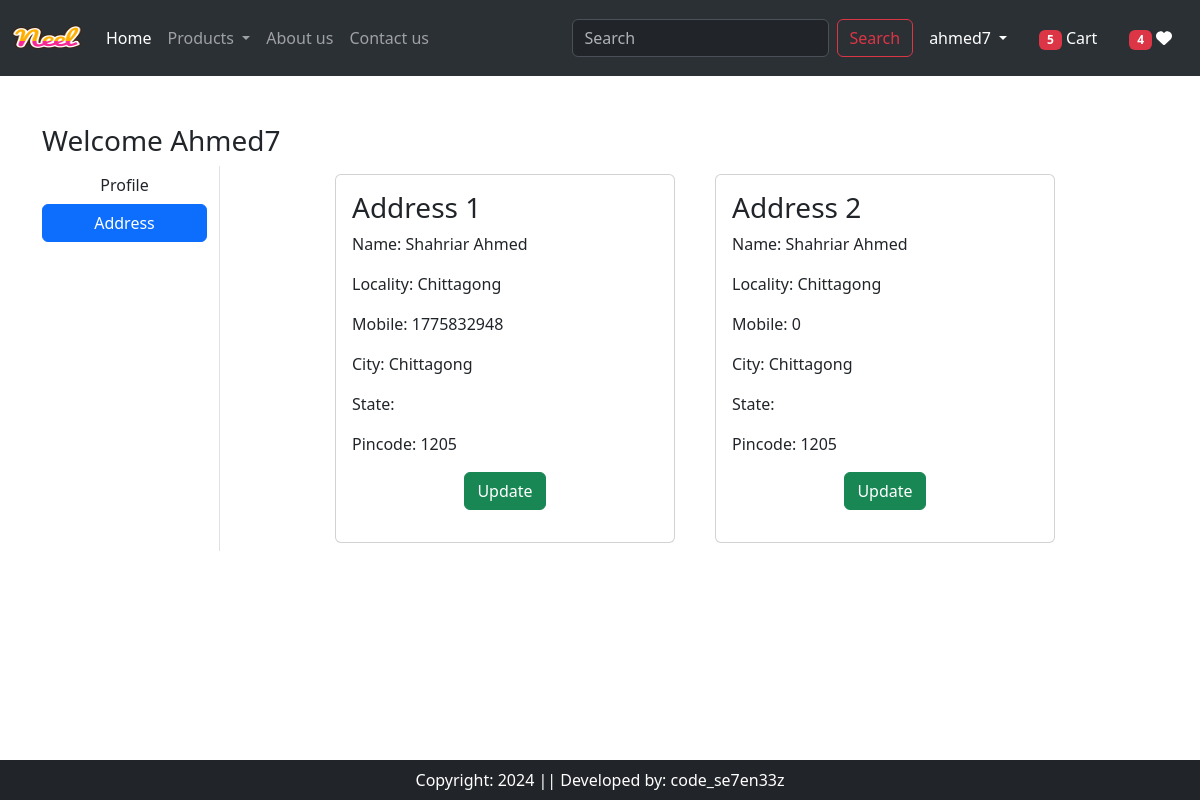
The app's page /address/ (signed in) with its own data.
### app/models.py (models this page shows, shortened)
class Customer(models.Model):
    user = models.ForeignKey(User, on_delete=models.CASCADE)
    name = models.CharField(max_length=200)
    locality = models.CharField(max_length=200)
    city = models.CharField(max_length=200)
    mobile = models.IntegerField(default=0)
    zipcode = models.IntegerField()
    division = models.CharField(choices=Division_CHOICES, max_length=100, default='')

### app/views.py (the view)
# urls.py: path('address/', views.address,name="address"),
def address(request):
    add =Customer.objects.filter(user=request.user)
    totalitem = 0
    wishitem = 0
    if request.user.is_authenticated:
        totalitem = len(Cart.objects.filter(user=request.user))
        wishitem = len(Wishlist.objects.filter(user=request.user))
    return render(request,'app/address.html',locals())

### app/templates/app/address.html
{% extends "app/base.html" %} {% load static %}
{% block main-content %}
<div class="container my-5">
  <div class="row">
      <h3>Welcome <span class="text-capitalize">{{ request.user }}</span></h3>
      <div class="col-sm-2 border-end">
              <ul class="list-unstyled">
                  <li class="d-grid"><a href="{% url 'profile' %}" class="btn ">Profile</a></li>
                  <li class="d-grid"><a href="{% url 'address' %}" class="btn btn-primary">Address</a></li>
              </ul>
      </div>
      <div class='col-sm-8 offset-sm-1'>
        <div class='row'>
          {% for ad in add %}
          <div class="col-sm-6">
            <div class="card m-2">
              <div class="card-body">
                <h3>Address {{ forloop.counter }}</h3>
                <p>Name: {{ ad.name }}</p>
                <p>Locality: {{ ad.locality }}</p>
                <p>Mobile: {{ ad.mobile }}</p>
                <p>City: {{ ad.city }}</p>
                <p>State: {{ ad.state }}</p>
                <p>Pincode: {{ ad.zipcode }}</p>
                 <p class="text-center">
                  <a href="{% url 'updateAddress' pk=ad.id %}" type='button' class='btn btn-success'>Update</a>
                </p>
              </div>
            </div>
          </div>
          {% endfor %}
        </div>
      </div>
{% endblock main-content %}

### app/templates/app/base.html (shortened to what this page needs)
{% load static %}
<!DOCTYPE html>
<html>
<head>
    <link rel="stylesheet" href="{% static 'app/css/owl.carousel.min.css' %}" />
    <link rel="stylesheet" href="{% static 'app/css/all.min.css' %}" />
    <link rel="stylesheet" href="{% static 'app/css/style.css' %}" />
    <link href="https://cdn.jsdelivr.net/npm/bootstrap@5.3.3/dist/css/bootstrap.min.css"
          rel="stylesheet"
 />
</head>
<body>
  <nav class="navbar navbar-expand-lg bg-body-tertiary bg-primary" data-bs-theme="dark">
        <div class="container-fluid">
            <a class="navbar-brand" href="/">
                <img src="{% static 'app/images/neel.png' %}" width="70" height="50" />
            </a>
            <div class="collapse navbar-collapse" id="navbarSupportedContent">
                <ul class="navbar-nav me-auto mb-2 mb-lg-0">
                    {% if request.user.is_authenticated %}
                        <li class="nav-item">
                            <a class="nav-link active" aria-current="page" href="/">Home</a>
                        </li>
                        <li class="nav-item dropdown">
                            <a class="nav-link dropdown-toggle" href="#" role="button" data-bs-toggle="dropdown" aria-expanded="false">
                                Products
                            </a>
                        </li>
                        <li class="nav-item">
                            <a class="nav-link" href="{% url 'about' %}">About us</a>
                        </li>
                        <li class="nav-item">
                            <a class="nav-link" href="{% url 'contact' %}">Contact us</a>
                        </li>
                    {% endif %}
                </ul>
                <form class="d-flex" role="search" action="/search">
                    <input class="form-control me-2" type="search" placeholder="Search" name="search" aria-label="Search" />
                    <button class="btn btn-outline-danger" type="submit">Search</button>
                </form>
            </div>
            <ul class="navbar-nav me-auto mb-2 mb-lg-0">
                {% if request.user.is_authenticated %}
                    <li class="nav-item dropdown mx-2">
                        <a class="nav-link dropdown-toggle text-white" href="#" id="profileDropdown" role="button"
                           data-bs-toggle="dropdown" aria-expanded="false">
                           {{ request.user.username }}
                        </a>
                    </li>
                    <li class="nav-item mx-2">
                        <a href="{% url 'showcart' %}" class="nav-link text-white">
                            <span class="badge bg-danger">{% if totalitem > 0 %} {{ totalitem }} {% endif %}</span>
                            Cart
                        </a>
                    </li>
                    <li class="nav-item mx-2">
                        <a href="{% url 'wishlist' %}" class="nav-link text-white">
                            <span class="badge bg-danger">{% if wishitem > 0 %} {{ wishitem }} {% endif %}</span>
                            <i class="fa fa-heart"></i>
                        </a>
                    </li>
                {% endif %}
            </ul>
        </div>
    </nav>
    {% block main-content %}{% endblock main-content %}
    <footer class="container-fluid bg-dark text-white text-center p-2 mt-5 fixed-bottom">
        Copyright: 2024 || Developed by: code_se7en33z
    </footer>
</body>
</html>

### records on screen
Customer: name "Shahriar Ahmed", locality "Chittagong", mobile "1775832948", city "Chittagong", zipcode "1205"
Customer: name "Shahriar Ahmed", locality "Chittagong", mobile "0", city "Chittagong", zipcode "1205"

### other values on screen
{{ request.user.username }} "ahmed7"
{{ totalitem }} "5"
{{ wishitem }} "4"
{{ request.user }} "Ahmed7"
